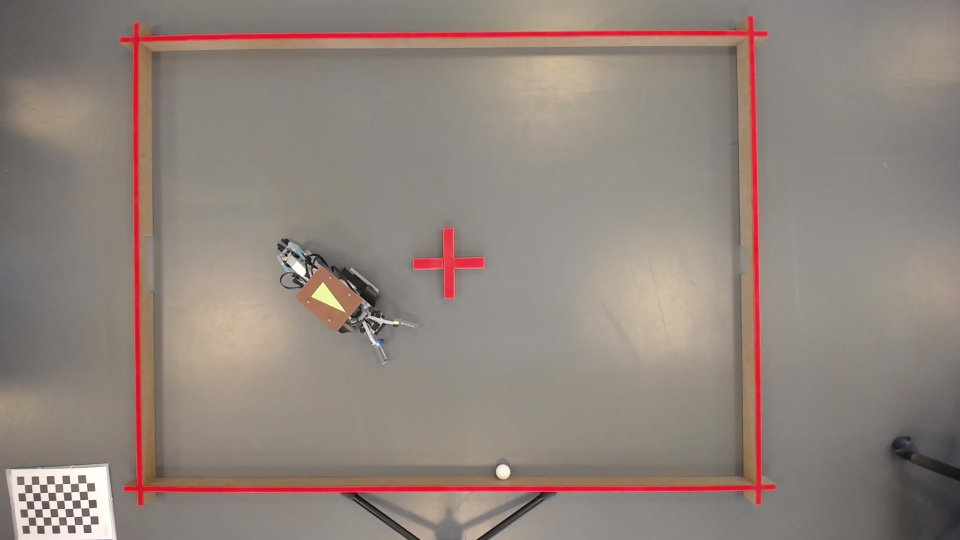
#> input picture ArucoTet/Chessimages/1.jpg, 1920 x 1080 px, found by its file name (shown at 1/2 size); its folder holds 4 pictures in this run
$ python ArucoTest.py
#> lines starting #> are read from the running program, lines starting #| are printed output that depends on the picture

import numpy as np
import pathlib
import os
import cv2
def calibrate_chessboard(dir_path, image_format, square_size, width, height):
    '''Calibrate a camera using chessboard images.'''
#> called with image_format = '.jpg', square_size = 1.6, width = 6, height = 9
    # termination criteria
    criteria = (cv2.TERM_CRITERIA_EPS + cv2.TERM_CRITERIA_MAX_ITER, 30, 0.001)

    # prepare object points, like (0,0,0), (1,0,0), (2,0,0) ....,(8,6,0)
    objp = np.zeros((height*width, 3), np.float32)
    objp[:, :2] = np.mgrid[0:width, 0:height].T.reshape(-1, 2)

    objp = objp * square_size

    # Arrays to store object points and image points from all the images.
    objpoints = []  # 3d point in real world space
    imgpoints = []  # 2d points in image plane.

    images = os.listdir(dir_path)

    # Iterate through all images
    for fname in images:
        img = cv2.imread(dir_path+"\\"+str(fname))
#> img is the input picture: shape (1080, 1920, 3); mean B, G, R 124.5, 132.4, 145.2
        gray = cv2.cvtColor(img, cv2.COLOR_BGR2GRAY)
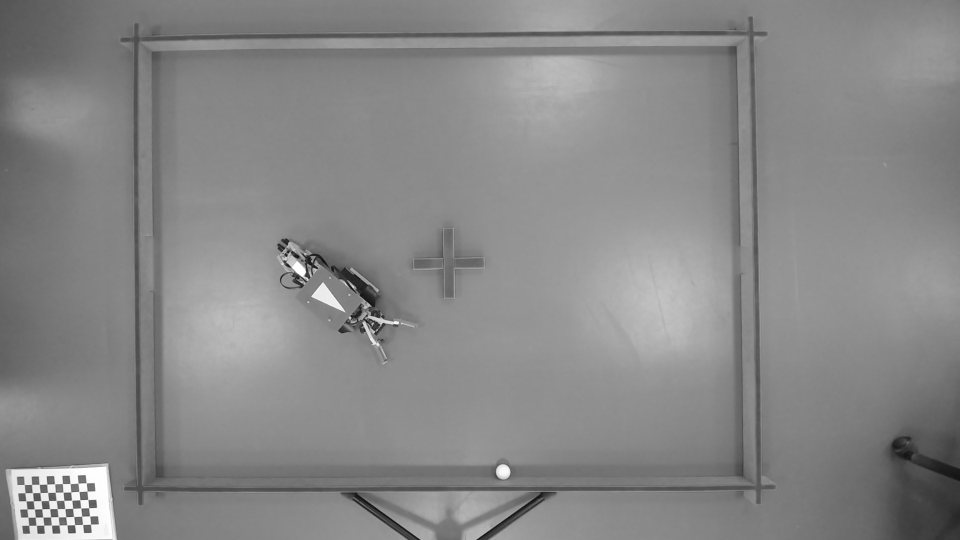
#> gray: shape (1080, 1920) (shown at 1/2 size); min 5, max 255, mean 135.3

        # Find the chess board corners
        ret, corners = cv2.findChessboardCorners(gray, (width, height), None)
#> ret = True; corners = 54 rows, first 8: [58.01, 1051.1], [56.29, 1034.7], [54.38, 1018.4], [52.66, 1002.4], [50.32, 986.2], [48.87, 969.5], [73.21, 1051.1], [71.04, 1034.6]

        # If found, add object points, image points (after refining them)
        if ret:
            objpoints.append(objp)

            corners2 = cv2.cornerSubPix(gray, corners, (11, 11), (-1, -1), criteria)
#> corners2 = 54 rows, first 8: [58.01, 1051.1], [56.3, 1034.6], [54.48, 1018.4], [52.45, 1002.2], [50.28, 986], [48.93, 969.5], [73.11, 1050.9], [71, 1034.6]
            imgpoints.append(corners2)
#> pass 2 of the loop in calibrate_chessboard, `for fname in images:`:
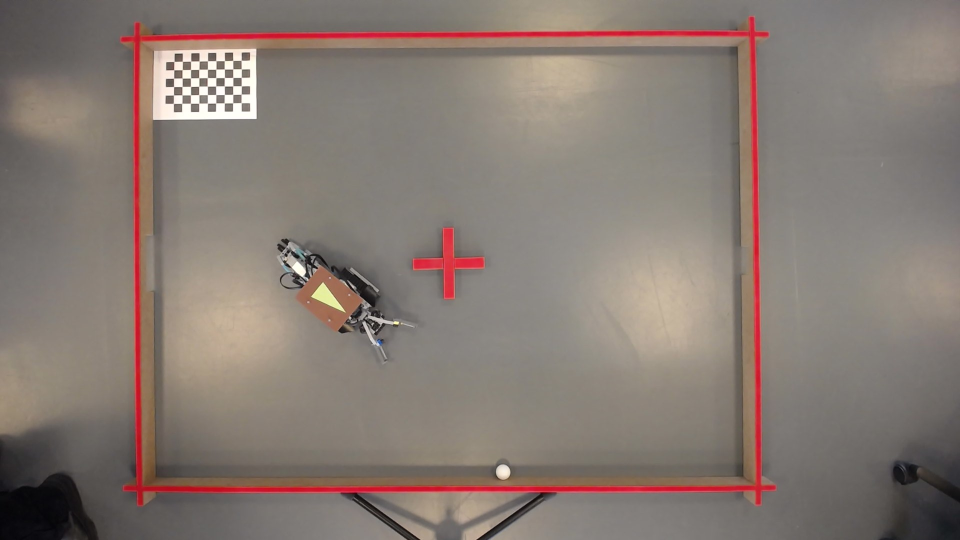
#> input picture ArucoTet/Chessimages/10.jpg, 1920 x 1080 px, found by its file name (shown at 1/2 size)
#> in calibrate_chessboard, img is the input picture: shape (1080, 1920, 3); mean B, G, R 115.1, 122.5, 134.8
#> in calibrate_chessboard, `gray = cv2.cvtColor(img, cv2.COLOR_BGR2GRAY)`:
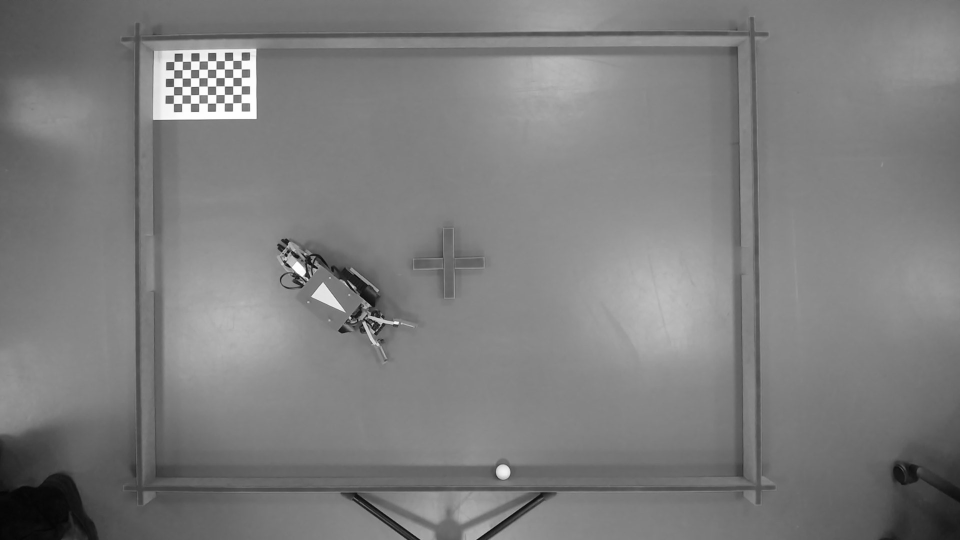
#> gray: shape (1080, 1920) (shown at 1/2 size); min 1, max 255, mean 125.4
#> corners = 54 rows, first 8: [482.7, 121.1], [483, 138.2], [482.8, 155.3], [483, 172], [482.8, 188.7], [482.7, 205.8], [466, 121.3], [466.1, 138.3]
#> corners2 = 54 rows, first 8: [482.8, 121.2], [483, 138.3], [482.9, 155.3], [483, 172.1], [482.8, 188.8], [482.7, 205.7], [465.9, 121.3], [466.1, 138.4]
#> pass 3 of the loop in calibrate_chessboard, `for fname in images:`:
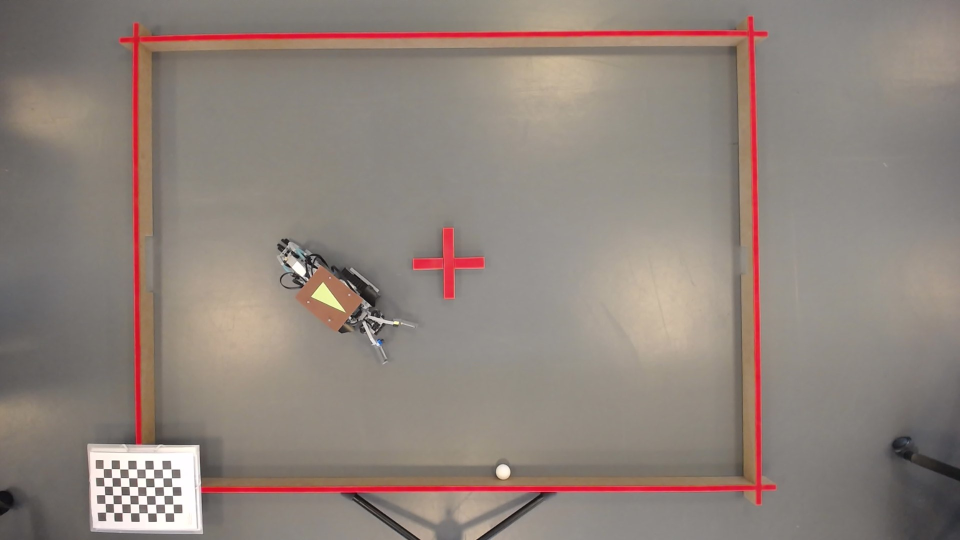
#> input picture ArucoTet/Chessimages/2.jpg, 1920 x 1080 px, found by its file name (shown at 1/2 size)
#> in calibrate_chessboard, img is the input picture: shape (1080, 1920, 3); mean B, G, R 123.7, 131.4, 143.7
#> in calibrate_chessboard, `gray = cv2.cvtColor(img, cv2.COLOR_BGR2GRAY)`:
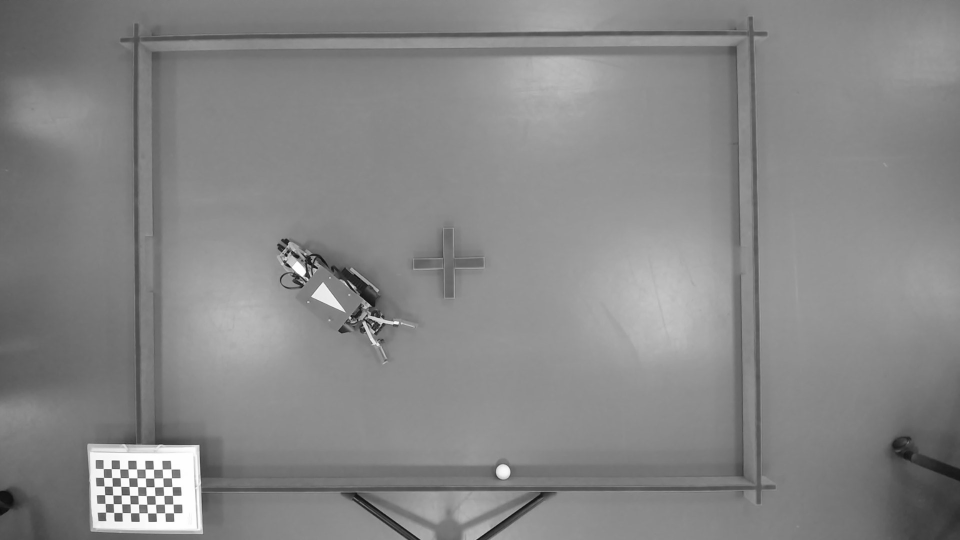
#> gray: shape (1080, 1920) (shown at 1/2 size); min 3, max 255, mean 134.2
#> corners = 54 rows, first 8: [211.7, 1024.6], [210.7, 1007.5], [209.7, 989.8], [209, 972.7], [207.6, 955.2], [207, 937.7], [228.1, 1025.5], [227, 1007.7]
#> corners2 = 54 rows, first 8: [211.7, 1024.6], [210.7, 1007.5], [209.7, 989.8], [208.9, 972.5], [207.5, 955.3], [206.9, 937.7], [228, 1025.4], [227, 1007.7]
#> the loop made 4 passes; the first 3 are shown

    # Calibrate camera
    ret, mtx, dist, rvecs, tvecs = cv2.calibrateCamera(objpoints, imgpoints, gray.shape[::-1], None, None)

    return [ret, mtx, dist, rvecs, tvecs]
def save_coefficients(mtx, dist, path):
    '''Save the camera matrix and the distortion coefficients to given path/file.'''
    cv_file = cv2.FileStorage(path, cv2.FILE_STORAGE_WRITE)
    cv_file.write('K', mtx)
    cv_file.write('D', dist)
    # note you *release* you don't close() a FileStorage object
    cv_file.release()


IMAGES_DIR = r'C:\Users\rasmu\OneDrive\Skrivebord\CDIO\RobotProject\CDIO-RobtoScripts\ArucoTet\Chessimages'
IMAGES_FORMAT = '.jpg'
SQUARE_SIZE = 1.6
WIDTH = 6
HEIGHT = 9

# Calibrate
ret, mtx, dist, rvecs, tvecs = calibrate_chessboard(
    IMAGES_DIR,
    IMAGES_FORMAT,
    SQUARE_SIZE,
    WIDTH,
    HEIGHT
)

# save_coefficients(mtx, dist, r'C:\Users\rasmu\OneDrive\Skrivebord\CDIO\RobotProject\CDIO-RobtoScripts\ArucoTet\calibration_chessboard.yml')

def scale_image( scale,image):
    scale_percent = scale  # percent of original size
    width = int(image.shape[1] * scale_percent / 100)
    height = int(image.shape[0] * scale_percent / 100)
    dim = (width, height)

    # Resize image
    resized = cv2.resize(image, dim, interpolation=cv2.INTER_AREA)
    new_img_size = (resized.shape[1] - (resized.shape[1] % 32), resized.shape[0] - (resized.shape[0] % 32))
    resized_img = cv2.resize(resized, new_img_size)
    return resized_img
